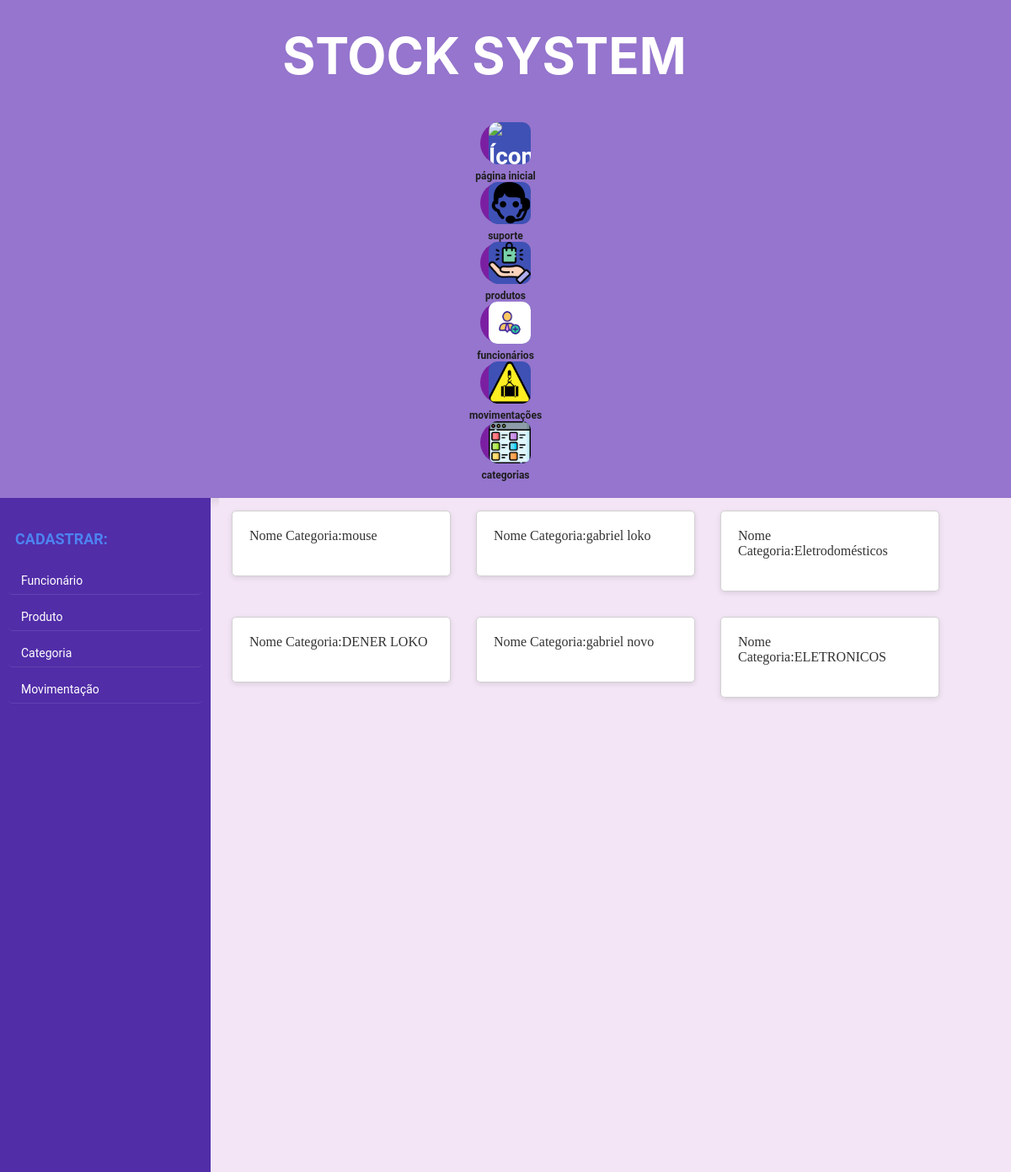
The page /categoria on the database as committed earlier.
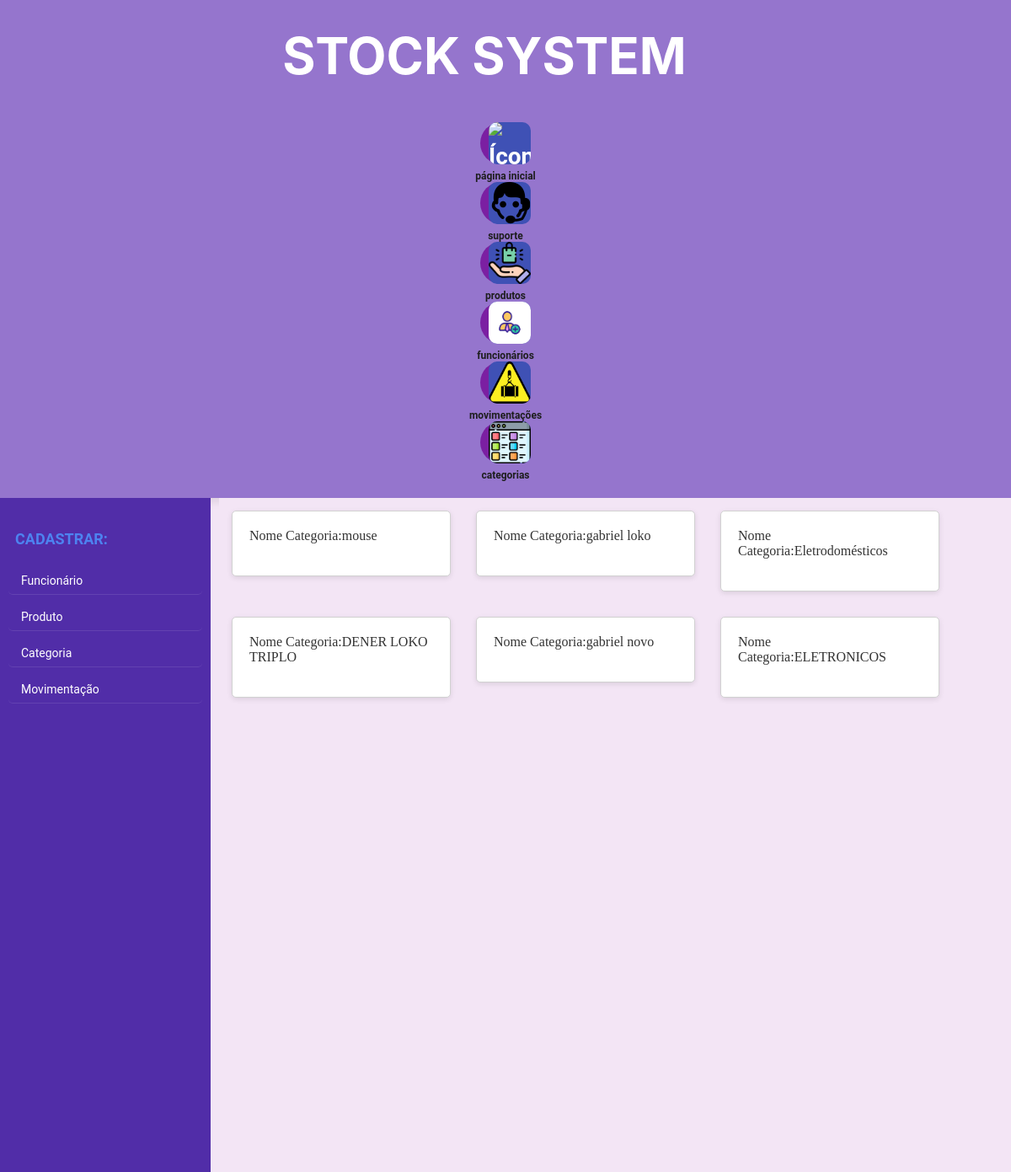
The same page on the database as committed later.
### models.py (models this page shows, shortened)
class Categoria(Base):
    __tablename__ = 'categoria'
    id = Column(Integer, primary_key=True)
    name_categoria = Column(String(20), nullable=False)
    def serialize_Categoria(self):
        dados_Categoria = {
            "id": self.id,
            "name_categoria": self.name_categoria,
        }
        return dados_Categoria

### app.py (the view)
@app.route('/categoria', methods=['GET'])
def categoria():
    sql_categoria = select(Categoria)
    resultado_categoria = db_session.execute(sql_categoria).scalars()
    lista_categoria = []
    for n in resultado_categoria:
        lista_categoria.append(n.serialize_Categoria())
        print((lista_categoria[-1]))
    return render_template('categoria.html',
                           lista_categoria=lista_categoria)

### templates/categoria.html
{% extends 'template.html' %}
{% block conteudo %}
{% for item in lista_categoria %}
<div class="conteudo">
    <p> Nome Categoria:{{item.name_categoria}} </p><br>
</div>
{% endfor %}
{% endblock conteudo %}

Rows that differ between the two databases and show on the page:
changed Categoria: name_categoria "DENER LOKO" → "DENER LOKO TRIPLO"
